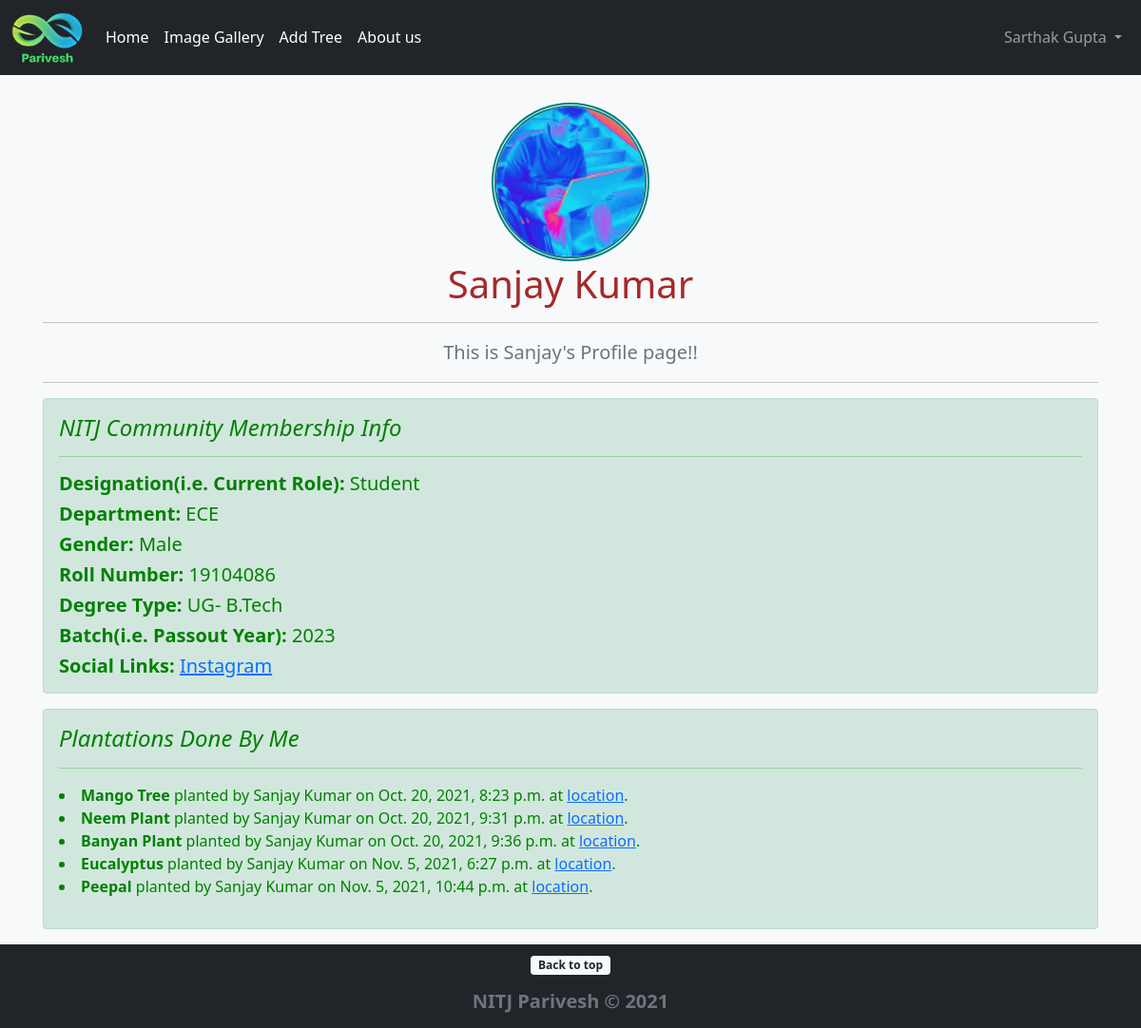
The app's page /Members/3/profile (signed in) with its own data.
### PariveshApp/models.py (models this page shows, shortened)
class Profile(models.Model):
    user = models.OneToOneField(User, null=True, on_delete=models.CASCADE)
    bio = models.TextField()
    profile_pic = models.ImageField(default='default_profile_pic.jpg', upload_to="profile_pics")
    designation = models.CharField(max_length=255)
    department = models.CharField(max_length=255)
    gender = models.CharField(max_length=255)
    roll_no = models.CharField(max_length=255,null=True,blank=True)
    degree_type = models.CharField(max_length=255,null=True,blank=True)
    batch = models.CharField(max_length=255,null=True,blank=True)
    website_url = models.URLField(null=True, blank=True)
    facebook_url = models.URLField(null=True, blank=True)
    instagram_url = models.URLField(null=True, blank=True)
    linkedin_url = models.URLField(null=True, blank=True)
    twitter_url = models.URLField(null=True, blank=True)

class Plantation(models.Model):
    plant_name = models.CharField(max_length=255)
    plant_loc = models.URLField()
    plant_pic = models.ImageField(default='default_plant_pic.jpg', upload_to='plant_pics')
    date_time = models.DateTimeField(default=timezone.now)
    planter  = models.ForeignKey(User, on_delete=CASCADE)
    remarks = models.TextField()

### Members/views.py (the view)
# urls.py: path('<int:pk>/profile',ShowProfilePageView.as_view(), name="show-profile-page"),
class ShowProfilePageView(DetailView):
    model = Profile
    template_name = 'registration/user_profile.html'
    def get_context_data(self, *args, **kwargs):
        context = super(ShowProfilePageView, self).get_context_data(*args, **kwargs)
        page_user = get_object_or_404(Profile, id=self.kwargs['pk'])
        context["page_user"] = page_user
        context["user_plants"] = Plantation.objects.filter(planter = page_user.user)
        return context

### Members/templates/registration/user_profile.html (shortened to what this page needs)
{% extends 'base.html' %}
{% load static %}
{% block content %}
<div class="container">
  <img class="mt-5 text-center" src="{{ page_user.profile_pic.url }}" style=" border: 5px double teal;border-radius:50%;display:block;width:15%;margin-left:auto;margin-right:auto;margin-top: 10px;"></img>
  <h1 class="text-center" style="color: brown;">{{ page_user.user.first_name }} {{ page_user.user.last_name }}</h1>
  <hr/>
      <p class="lead text-muted text-center">{{ page_user.bio }}</p>
  <hr/>
    <div class="alert alert-success" style="color: green;" role="alert">
      <h4 class="alert-heading"><i>NITJ Community Membership Info</i></h4>
      <hr>
      <h5 class="card-text"><b>Designation(i.e. Current Role):</b> {{ page_user.designation }}</h5>
      <h5 class="card-text"><b>Department:</b> {{ page_user.department }}</h5>
      <h5 class="card-text"><b>Gender:</b> {{ page_user.gender }}</h5>
      {% if page_user.roll_no %}
      <h5 class="card-text"><b>Roll Number:</b> {{ page_user.roll_no }}</h5>
      {% endif %}
      {% if page_user.degree_type %}
      <h5 class="card-text"><b>Degree Type:</b> {{ page_user.degree_type }}</h5>
      {% endif %}
      {% if page_user.batch %}
      <h5 class="card-text"><b>Batch(i.e. Passout Year):</b> {{ page_user.batch }}</h5>
      {% endif %}
      <h5 class="card-text"> <b>Social Links:</b>
          {% if page_user.instagram_url %}
            <a href="{{ page_user.instagram_url }}">Instagram</a> &ThickSpace;
          {% endif %}
      </h5>
    </div>
  {% if user_plants %}
  <div class="alert alert-success" style="color: green;" role="alert">
    <h4 class="alert-heading"><i>Plantations Done By Me</i></h4>
    <hr>
    <p>
        {% for plant in user_plants %}
        <li>
            <strong>{{ plant.plant_name }}</strong> planted by {{ plant.planter.first_name }} {{ plant.planter.last_name }} on {{ plant.date_time }} at <a href="{{ plant.plant_loc }}">location</a>.
        </li>
        {% endfor %}
    </p>
  {% endif %}
  </div>
</div>
{% endblock %}

### PariveshApp/templates/base.html (shortened to what this page needs)
<!doctype html>
<html lang="en" class="h-100">
{% load static %}
  <head>
<link rel="stylesheet" href="{% static 'css/bootstrap.min.css' %}">
    <link href="{% static 'css/sticky-footer-navbar.css' %}" rel="stylesheet">
    <link href="{% static 'css/headers.css' %}" rel="stylesheet">
  </head>
  <body class="d-flex flex-column h-100 bg-light">
  <header class="bg-dark text-white">
    <nav class="navbar navbar-expand-md navbar-dark fixed-top bg-dark">
      <div class="d-flex flex-wrap align-items-center justify-content-center justify-content-lg-start container-fluid">
          <a class="navbar-brand" href="/" style="font-weight: bold; color:greenyellow">
            <img src="{% static 'parivesh_icon.png' %}" alt="Parivesh Icon" width="75" class="d-inline-block align-text-center">
          </a>
          {% if user.is_authenticated %}
          <div class="collapse navbar-collapse" id="navbarSupportedContent">
            <ul class="nav col-12 col-lg-auto me-lg-auto mb-2 justify-content-center mb-md-0">
              <li class="nav-item">
                <a class="nav-link px-2 text-white" href="/">Home</a>
              </li>
              <li class="nav-item">
                <a class="nav-link px-2 text-white" href="{% url 'gallery' %}">Image Gallery</a>
              </li>
              <li class="nav-item">
                <a class="nav-link px-2 text-white" href="{% url 'add-plant' %}">Add Tree</a>
              </li>
              <li class="nav-item">
                <a class="nav-link px-2 text-white" href="{% url 'about-us' %}">About us</a>
              </li>
          </ul>
              <div class="text-end">
                <ul class="navbar-nav ml-auto">
                  <li class="nav-item dropdown">
                    <a class="nav-link dropdown-toggle" href="#" id="navbarDropdown" role="button" data-bs-toggle="dropdown" aria-expanded="false">
                      {{user.first_name}} {{user.last_name}}
                    </a>
                  </li>
                </ul>
              </div>
            </div>
            {% endif %}
    </nav>
  </header>
<main class="flex-shrink-0">
  {% block content %}
  {% endblock %}
</main>
<footer class="footer mt-auto py-2 bg-dark">
  <div class="container text-center">
    <p><a href="#"><span class="badge bg-light text-dark">Back to top</span></a></p>
    <span class="text-muted">
      <h5><strong>NITJ Parivesh &copy; 2021</strong></h5>
    </span>
  </div>
</footer>
  </body>
</html>

### PariveshApp/static/css/sticky-footer-navbar.css (style rules this page uses)
main > .container { padding: 60px 15px 0; }

### PariveshApp/static/css/headers.css (style rules this page uses)
.dropdown-toggle { outline: 0; }

### records on screen
Profile: profile_pic (picture), user.first_name "Sanjay", user.last_name "Kumar", bio "This is Sanjay's Profile page!!", designation "Student", department "ECE", gender "Male", roll_no "19104086", degree_type "UG- B.Tech", batch "2023"
Plantation: plant_name "Mango Tree", planter.first_name "Sanjay", planter.last_name "Kumar", date_time "Oct. 20, 2021, 8:23 p.m."
Plantation: plant_name "Neem Plant", planter.first_name "Sanjay", planter.last_name "Kumar", date_time "Oct. 20, 2021, 9:31 p.m."
Plantation: plant_name "Banyan Plant", planter.first_name "Sanjay", planter.last_name "Kumar", date_time "Oct. 20, 2021, 9:36 p.m."
Plantation: plant_name "Eucalyptus", planter.first_name "Sanjay", planter.last_name "Kumar", date_time "Nov. 5, 2021, 6:27 p.m."
Plantation: plant_name "Peepal", planter.first_name "Sanjay", planter.last_name "Kumar", date_time "Nov. 5, 2021, 10:44 p.m."

### other values on screen
{{ user.first_name }} "Sarthak"
{{ user.last_name }} "Gupta"
